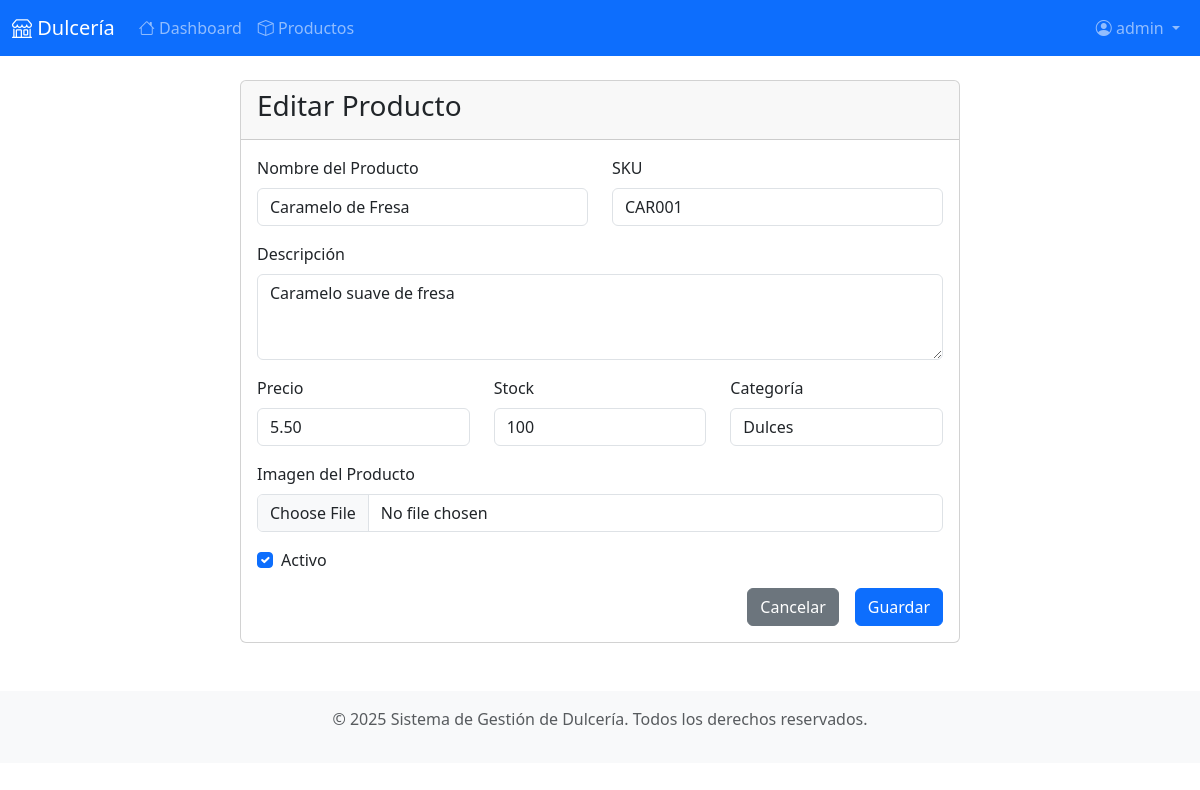
/products/edit/1/ (signed in), run on an earlier commit of the app's database.
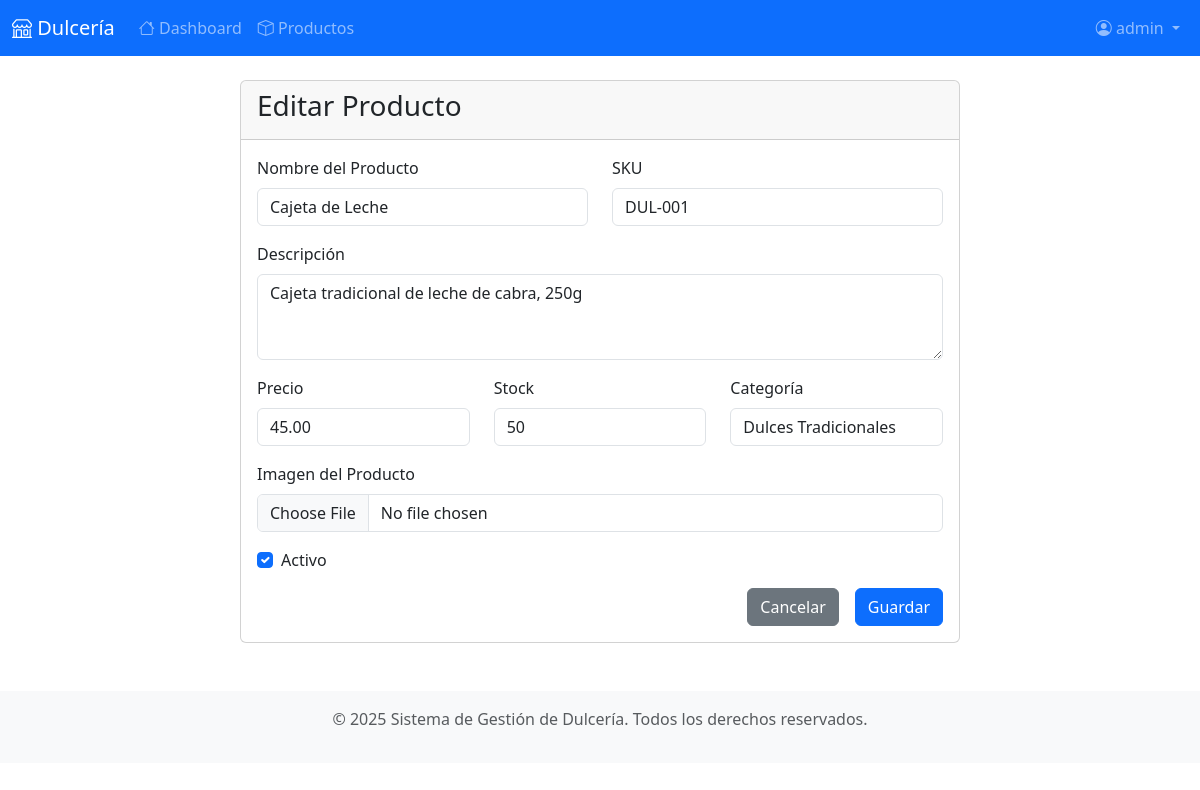
And on a later commit of the database.
### production/models.py (models this page shows, shortened)
class Product(models.Model):
    name = models.CharField(max_length=200, verbose_name='Nombre')
    sku = models.CharField(max_length=50, unique=True, verbose_name='SKU')
    description = models.TextField(blank=True, verbose_name='Descripción')
    price = models.DecimalField(max_digits=10, decimal_places=2, verbose_name='Precio')
    stock = models.PositiveIntegerField(default=0, verbose_name='Stock')
    is_active = models.BooleanField(default=True, verbose_name='Activo')
    imagen = models.ImageField(upload_to='productos/', null=True, blank=True, verbose_name='Imagen')
    created_at = models.DateTimeField(auto_now_add=True, verbose_name='Fecha de creación')
    updated_at = models.DateTimeField(auto_now=True, verbose_name='Fecha de actualización')
    category = models.ForeignKey(Category, on_delete=models.PROTECT, verbose_name='Categoría')
    class Meta:
        verbose_name = 'Producto'
        verbose_name_plural = 'Productos'
        ordering = ['name']

### production/views.py (the view)
# urls.py: path("products/edit/<int:pk>/", views.product_edit, name="product_edit"),
@login_required
def product_edit(request, pk):
    product = get_object_or_404(Product, pk=pk)
    if request.method == 'POST':
        form = ProductForm(request.POST, request.FILES, instance=product)  # Incluir request.FILES
        if form.is_valid():
            form.save()
            messages.success(request, 'Producto actualizado exitosamente.')
            return redirect('products_list')
    else:
        form = ProductForm(instance=product)
    context = {
        'form': form,
        'title': 'Editar Producto',
        'product': product
    }
    return render(request, "production/product_form.html", context)

### production/forms.py
class ProductForm(forms.ModelForm):
    class Meta:
        model = Product
        fields = ['name', 'sku', 'description', 'price', 'stock', 'is_active', 'imagen', 'category']
        widgets = {
            'name': forms.TextInput(attrs={'class': 'form-control'}),
            'sku': forms.TextInput(attrs={'class': 'form-control'}),
            'description': forms.Textarea(attrs={'class': 'form-control', 'rows': 3}),
            'price': forms.NumberInput(attrs={'class': 'form-control', 'step': '0.01'}),
            'stock': forms.NumberInput(attrs={'class': 'form-control'}),
            'is_active': forms.CheckboxInput(attrs={'class': 'form-check-input'}),
            'imagen': forms.FileInput(attrs={'class': 'form-control'}),
            'category': forms.Select(attrs={'class': 'form-control'}),
        }
        labels = {
            'name': 'Nombre del Producto',
            'sku': 'SKU',
            'description': 'Descripción',
            'price': 'Precio',
            'stock': 'Stock',
            'is_active': 'Activo',
            'imagen': 'Imagen del Producto',
            'category': 'Categoría',
        }

### production/models.py (called while the page is built)
    def __str__(self):
        return self.name

### templates/production/product_form.html (shortened to what this page needs)
{% extends "base.html" %}
{% load static %}
{% block content %}
<div class="container mt-4">
    <div class="row">
        <div class="col-md-8 mx-auto">
            <div class="card">
                <div class="card-header">
                    <h3 class="card-title">{{ title }}</h3>
                </div>
                <div class="card-body">
                    <form method="post" enctype="multipart/form-data">
                        <div class="row">
                            <div class="col-md-6">
                                <div class="mb-3">
                                    <label for="{{ form.name.id_for_label }}" class="form-label">{{ form.name.label }}</label>
                                    {{ form.name }}
                                </div>
                            </div>
                            <div class="col-md-6">
                                <div class="mb-3">
                                    <label for="{{ form.sku.id_for_label }}" class="form-label">{{ form.sku.label }}</label>
                                    {{ form.sku }}
                                </div>
                            </div>
                        </div>
                        <div class="mb-3">
                            <label for="{{ form.description.id_for_label }}" class="form-label">{{ form.description.label }}</label>
                            {{ form.description }}
                        </div>
                        <div class="row">
                            <div class="col-md-4">
                                <div class="mb-3">
                                    <label for="{{ form.price.id_for_label }}" class="form-label">{{ form.price.label }}</label>
                                    {{ form.price }}
                                </div>
                            </div>
                            <div class="col-md-4">
                                <div class="mb-3">
                                    <label for="{{ form.stock.id_for_label }}" class="form-label">{{ form.stock.label }}</label>
                                    {{ form.stock }}
                                </div>
                            </div>
                            <div class="col-md-4">
                                <div class="mb-3">
                                    <label for="{{ form.category.id_for_label }}" class="form-label">{{ form.category.label }}</label>
                                    {{ form.category }}
                                </div>
                            </div>
                        </div>
                        <div class="mb-3">
                            <label for="{{ form.imagen.id_for_label }}" class="form-label">{{ form.imagen.label }}</label>
                            {{ form.imagen }}
                        </div>
                        <div class="mb-3">
                            <div class="form-check">
                                {{ form.is_active }}
                                <label class="form-check-label" for="{{ form.is_active.id_for_label }}">
                                    {{ form.is_active.label }}
                                </label>
                            </div>
                        </div>
                        <div class="d-grid gap-2 d-md-flex justify-content-md-end">
                            <a href="{% url 'products_list' %}" class="btn btn-secondary me-md-2">Cancelar</a>
                            <button type="submit" class="btn btn-primary">Guardar</button>
                        </div>
                    </form>
                </div>
            </div>
        </div>
    </div>
</div>
{% endblock %}

What changed in the data, as far as the page shows it:
changed Product: name "Caramelo de Fresa" → "Cajeta de Leche"; sku "CAR001" → "DUL-001"; description "Caramelo suave de fresa" → "Cajeta tradicional de leche de cabra, 250g"; price "5.50" → "45.00"; stock "100" → "50"; category "Dulces" → "Dulces Tradicionales"
